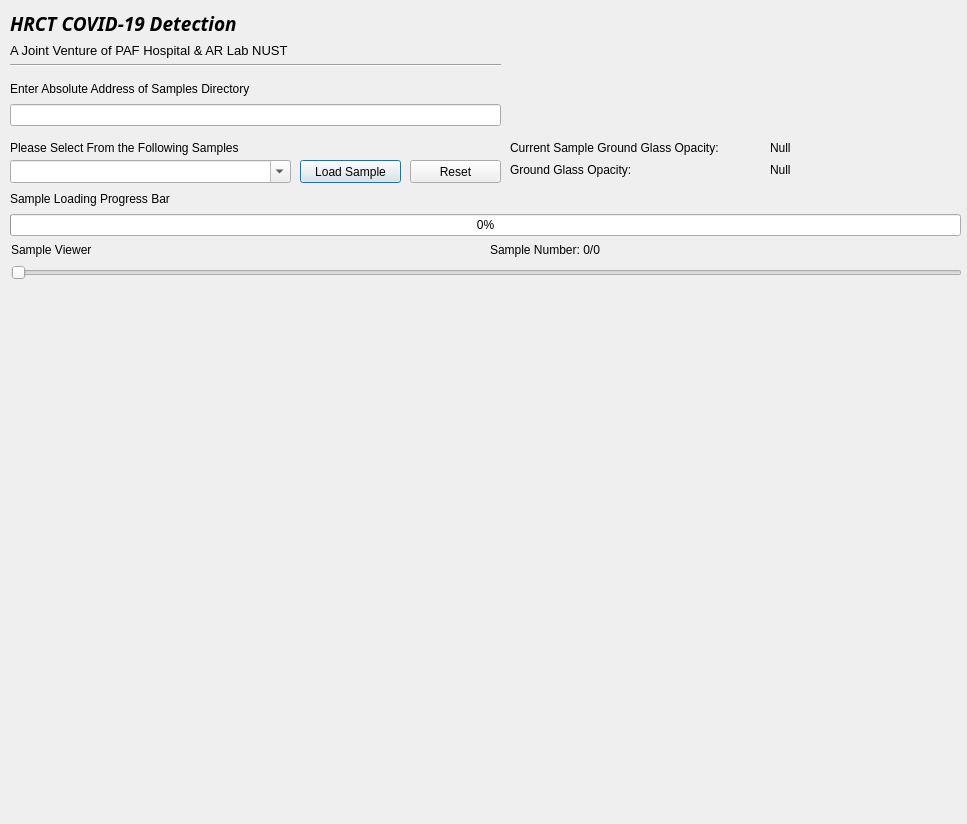
<?xml version="1.0" encoding="UTF-8"?>
<ui version="4.0">
 <class>HRCT</class>
 <widget class="QDialog" name="HRCT">
  <property name="geometry">
   <rect>
    <x>0</x>
    <y>0</y>
    <width>967</width>
    <height>824</height>
   </rect>
  </property>
  <property name="windowTitle">
   <string>Dialog</string>
  </property>
  <widget class="QLabel" name="instruct1">
   <property name="geometry">
    <rect>
     <x>10</x>
     <y>140</y>
     <width>261</width>
     <height>16</height>
    </rect>
   </property>
   <property name="text">
    <string>Please Select From the Following Samples</string>
   </property>
  </widget>
  <widget class="QPushButton" name="loader1">
   <property name="geometry">
    <rect>
     <x>300</x>
     <y>160</y>
     <width>101</width>
     <height>23</height>
    </rect>
   </property>
   <property name="text">
    <string>Load Sample</string>
   </property>
  </widget>
  <widget class="QFontComboBox" name="lister1">
   <property name="geometry">
    <rect>
     <x>10</x>
     <y>160</y>
     <width>281</width>
     <height>23</height>
    </rect>
   </property>
   <property name="currentText">
    <string/>
   </property>
   <property name="iconSize">
    <size>
     <width>16</width>
     <height>16</height>
    </size>
   </property>
  </widget>
  <widget class="QPushButton" name="reset1">
   <property name="geometry">
    <rect>
     <x>410</x>
     <y>160</y>
     <width>91</width>
     <height>23</height>
    </rect>
   </property>
   <property name="text">
    <string>Reset</string>
   </property>
  </widget>
  <widget class="QWidget" name="verticalLayoutWidget">
   <property name="geometry">
    <rect>
     <x>10</x>
     <y>290</y>
     <width>951</width>
     <height>531</height>
    </rect>
   </property>
   <layout class="QVBoxLayout" name="plotlayout"/>
  </widget>
  <widget class="QWidget" name="layoutWidget">
   <property name="geometry">
    <rect>
     <x>10</x>
     <y>10</y>
     <width>491</width>
     <height>57</height>
    </rect>
   </property>
   <layout class="QVBoxLayout" name="mainheader1">
    <item>
     <widget class="QLabel" name="header1">
      <property name="font">
       <font>
        <family>Sans Serif</family>
        <pointsize>14</pointsize>
        <weight>75</weight>
        <italic>true</italic>
        <bold>true</bold>
        <underline>false</underline>
       </font>
      </property>
      <property name="text">
       <string>HRCT COVID-19 Detection</string>
      </property>
     </widget>
    </item>
    <item>
     <widget class="QLabel" name="subheader1">
      <property name="font">
       <font>
        <pointsize>10</pointsize>
       </font>
      </property>
      <property name="text">
       <string>A Joint Venture of PAF Hospital &amp; AR Lab NUST</string>
      </property>
     </widget>
    </item>
    <item>
     <widget class="Line" name="div1">
      <property name="orientation">
       <enum>Qt::Horizontal</enum>
      </property>
     </widget>
    </item>
   </layout>
  </widget>
  <widget class="QWidget" name="layoutWidget">
   <property name="geometry">
    <rect>
     <x>10</x>
     <y>80</y>
     <width>491</width>
     <height>46</height>
    </rect>
   </property>
   <layout class="QVBoxLayout" name="homedirectory">
    <item>
     <widget class="QLabel" name="instruct2">
      <property name="text">
       <string>Enter Absolute Address of Samples Directory</string>
      </property>
     </widget>
    </item>
    <item>
     <widget class="QLineEdit" name="gethomedir"/>
    </item>
   </layout>
  </widget>
  <widget class="QWidget" name="layoutWidget">
   <property name="geometry">
    <rect>
     <x>10</x>
     <y>190</y>
     <width>951</width>
     <height>46</height>
    </rect>
   </property>
   <layout class="QVBoxLayout" name="loaderbar1">
    <item>
     <widget class="QLabel" name="loaderlabel">
      <property name="text">
       <string>Sample Loading Progress Bar</string>
      </property>
     </widget>
    </item>
    <item>
     <widget class="QProgressBar" name="loaderprogress">
      <property name="value">
       <number>0</number>
      </property>
     </widget>
    </item>
   </layout>
  </widget>
  <widget class="QWidget" name="layoutWidget">
   <property name="geometry">
    <rect>
     <x>510</x>
     <y>140</y>
     <width>251</width>
     <height>38</height>
    </rect>
   </property>
   <layout class="QVBoxLayout" name="ggolabel_layout">
    <item>
     <widget class="QLabel" name="cggo_label">
      <property name="text">
       <string>Current Sample Ground Glass Opacity:</string>
      </property>
     </widget>
    </item>
    <item>
     <widget class="QLabel" name="ggo_label">
      <property name="text">
       <string>Ground Glass Opacity:</string>
      </property>
     </widget>
    </item>
   </layout>
  </widget>
  <widget class="QWidget" name="layoutWidget">
   <property name="geometry">
    <rect>
     <x>770</x>
     <y>140</y>
     <width>131</width>
     <height>38</height>
    </rect>
   </property>
   <layout class="QVBoxLayout" name="ggovalue_layout">
    <item>
     <widget class="QLabel" name="cggo_value">
      <property name="text">
       <string>Null</string>
      </property>
     </widget>
    </item>
    <item>
     <widget class="QLabel" name="ggo_value">
      <property name="text">
       <string>Null</string>
      </property>
     </widget>
    </item>
   </layout>
  </widget>
  <widget class="QWidget" name="">
   <property name="geometry">
    <rect>
     <x>11</x>
     <y>240</y>
     <width>951</width>
     <height>40</height>
    </rect>
   </property>
   <layout class="QVBoxLayout" name="verticalLayout">
    <item>
     <layout class="QHBoxLayout" name="horizontalLayout">
      <item>
       <widget class="QLabel" name="viewerlabel1">
        <property name="text">
         <string>Sample Viewer</string>
        </property>
       </widget>
      </item>
      <item>
       <widget class="QLabel" name="sample_num">
        <property name="text">
         <string>Sample Number: 0/0</string>
        </property>
       </widget>
      </item>
     </layout>
    </item>
    <item>
     <widget class="QSlider" name="slider1">
      <property name="orientation">
       <enum>Qt::Horizontal</enum>
      </property>
     </widget>
    </item>
   </layout>
  </widget>
 </widget>
 <resources/>
 <connections/>
</ui>
